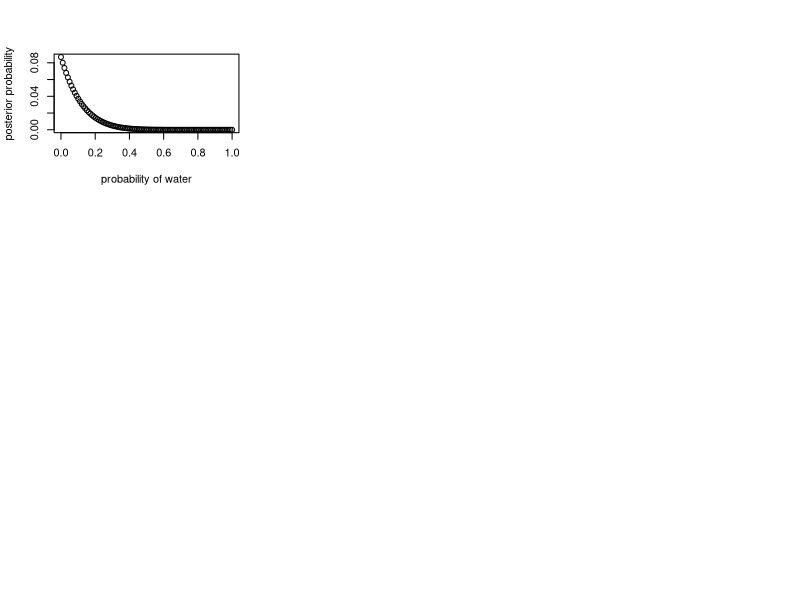

This figure's R source: (Note: this script raises an error after producing the figure.)


## --we want the true probability resistance will work given past experience ##

#months without/total months



pri<-c(0,8)
infectionweight<-2
flipprob<-0.5
## --now for example, show how updates with infection or not
## -- this is the probability that an infection will be cleared by resistance
# define grid
p_grid <- seq( from=0 , to=1 , length.out=100 )
# define prior as equivalent to pri[1]/pri[2] months uninfected
prior <- rep( 1 , 100 )
likelihood <- dbinom( pri[1] , size=pri[2] , prob=p_grid )
# compute product of likelihood and prior
unstd.posterior <- likelihood * prior
# standardize the posterior, so it sums to 1
posterior <- unstd.posterior / sum(unstd.posterior)

par(mfrow=c(3,3))
plot( p_grid , posterior , type="b" ,
      xlab="probability of water" , ylab="posterior probability" )

post<-sample(p_grid,1000,prob=posterior,replace=TRUE)
flips<-sum(post<0.4)/length(post)

for(i in 1:18){
  prior2<-posterior
  likelihood <- dbinom( infweight , size=infweight , prob=p_grid )
  # compute product of likelihood and prior
  unstd.posterior <- likelihood * prior2
  # standardize the posterior, so it sums to 1
  posterior <- unstd.posterior / sum(unstd.posterior)
  plot( p_grid , posterior , type="b" ,
      xlab="probability of water" , ylab="posterior probability" )
  abline(v=0.5)
  post<-sample(p_grid,1000,prob=posterior,replace=TRUE)
  flips2<-sum(post<0.4)/length(post)
  flips<-c(flips,flips2)
}

flip<-sample(p_grid,1,prob=posterior)<flipprob

#compare with old method
times<-1:18
ages<-rep(0,18)
flipw<-1.5

flipprob<-1/(1 + exp(-(((times)*flipw-(ages*12+9))/(ages*12+9))*log(0.999/0.001)))

plot(times,flipprob)
abline(v=9)

lines(times,flips[1:18])


#check method used in model


likelihood <-dbinom( 48 , size=127, prob=p_grid )
unstd.posterior <- likelihood * prior
# standardize the posterior, so it sums to 1
posterior <- unstd.posterior / sum(unstd.posterior)
plot( p_grid , posterior , type="b" , xlab="probability of water" , ylab="posterior probability" )


pop<-data.frame(infected=0:8,PIweighted=0,PNIweighted=8*0.98^(0:8))
infectionweight<-3
flipprob <- apply(pop[,c("infected","PIweighted","PNIweighted")],1,function(pp){
  infmonths<-round(pp[1]+pp[2])*infectionweight
  notinfmonths<-round(pp[3])
  likelihood <-dbinom( infmonths , size=(infmonths+notinfmonths), prob=p_grid )
  # compute product of likelihood and prior
  unstd.posterior <- likelihood * uniprior
  # standardize the posterior, so it sums to 1
  posterior <- unstd.posterior / sum(unstd.posterior)
  #sample from the posterior and see if it is > the set threshold for flipping
  #sample(p_grid,1,prob=posterior)
})

par(mfrow=c(3,3))
for(i in 1:9) plot( p_grid , flipprob[,i] , type="b" , xlab="probability of flipping" , ylab="posterior probability" )
